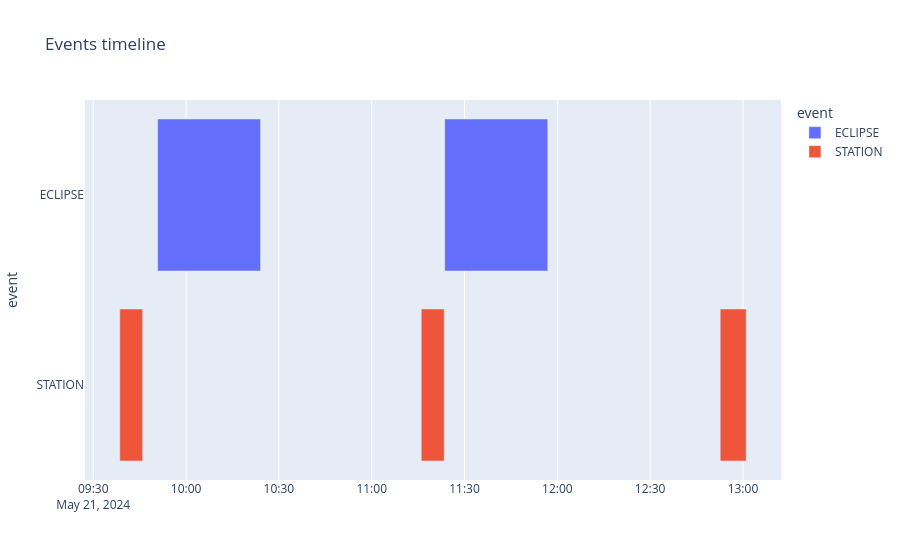

Notebook source saved alongside this figure:
### Markdown cell above
#### Events Timeline

### Code cell
# Export the event data to a DataFrame 
dat = res.export_event_gantt_data()
df_timeline = pd.DataFrame(dat)

# Filter out DESCENDING and ASCENDING events
df_timeline = df_timeline[df_timeline["event"] != "DESCENDING_NODE"]
df_timeline = df_timeline[df_timeline["event"] != "ASCENDING_NODE"]

# Create the timeline plot
fig = px.timeline(df_timeline, x_start="start_date", x_end="end_date", y="event", color="event",
                  labels={'Task': 'Event'},
                  title='Events timeline',
                  hover_name="event",
                  hover_data={"ground_station_name": True}
                  )
fig.show()

### Figure 1 — Plotly figure (JSON) as saved in the notebook; plotly's stock layout.template omitted (floating-point values rounded to 4 significant figures)
{"data": [{"alignmentgroup": "True", "base": [null, "2024-05-21T09:50:48.674243+00:00", "2024-05-21T11:23:35.727922+00:00", "2024-05-21T12:56:22.732857+00:00"], "customdata": [[null], [null], [null], [null]], "hovertemplate": "<b>%{hovertext}</b><br><br>event=%{y}<br>start_date=%{base}<br>end_date=%{x}<br>ground_station_name=%{customdata[0]}<extra></extra>", "hovertext": ["ECLIPSE", "ECLIPSE", "ECLIPSE", "ECLIPSE"], "legendgroup": "ECLIPSE", "marker": {"color": "#636efa", "pattern": {"shape": ""}}, "name": "ECLIPSE", "offsetgroup": "ECLIPSE", "orientation": "h", "showlegend": true, "textposition": "auto", "type": "bar", "x": [null, 1995000.0, 1998000.0, null], "xaxis": "x", "y": ["ECLIPSE", "ECLIPSE", "ECLIPSE", "ECLIPSE"], "yaxis": "y"}, {"alignmentgroup": "True", "base": ["2024-05-21T09:38:34.537550+00:00", "2024-05-21T11:16:01.391452+00:00", "2024-05-21T12:52:38.645957+00:00"], "customdata": [["Sapporo"], ["Sapporo"], ["Sapporo"]], "hovertemplate": "<b>%{hovertext}</b><br><br>event=%{y}<br>start_date=%{base}<br>end_date=%{x}<br>ground_station_name=%{customdata[0]}<extra></extra>", "hovertext": ["STATION", "STATION", "STATION"], "legendgroup": "STATION", "marker": {"color": "#EF553B", "pattern": {"shape": ""}}, "name": "STATION", "offsetgroup": "STATION", "orientation": "h", "showlegend": true, "textposition": "auto", "type": "bar", "x": [442900.0, 445400.0, 504200.0], "xaxis": "x", "y": ["STATION", "STATION", "STATION"], "yaxis": "y"}], "layout": {"barmode": "overlay", "legend": {"title": {"text": "event"}, "tracegroupgap": 0}, "title": {"text": "Events timeline"}, "xaxis": {"anchor": "y", "domain": [0, 1], "type": "date"}, "yaxis": {"anchor": "x", "categoryarray": ["STATION", "ECLIPSE"], "categoryorder": "array", "domain": [0, 1], "title": {"text": "event"}}}}
